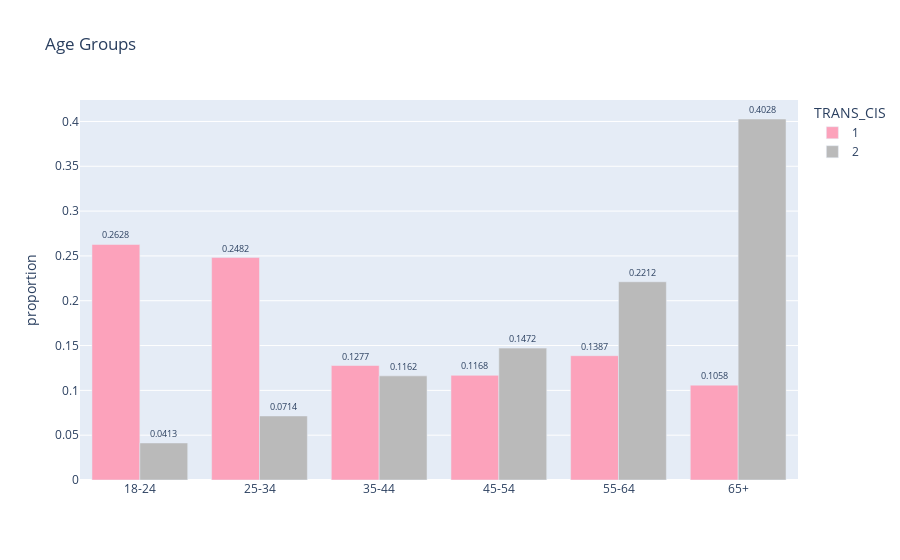

The notebook cell this image was saved under:
### Code cell
fig = px.bar(age_melt, 
       x='age_group', 
       y='value', 
       color='TRANS_CIS', 
       barmode='group', 
       color_discrete_sequence=['#fca2bb', '#bababa'],
       title='Age Groups',
       text=np.round(age_melt['value'], 4))
fig.update_yaxes(title='proportion')
fig.update_xaxes(title='')
fig.update_traces(textposition='outside', textfont_size=9)

### Figure 1 — Plotly figure (JSON) as saved in the notebook; plotly's stock layout.template omitted (floating-point values rounded to 4 significant figures)
{"data": [{"alignmentgroup": "True", "hovertemplate": "TRANS_CIS=1<br>age_group=%{x}<br>value=%{y}<br>text=%{text}<extra></extra>", "legendgroup": "1", "marker": {"color": "#fca2bb", "pattern": {"shape": ""}}, "name": "1", "offsetgroup": "1", "orientation": "v", "showlegend": true, "text": [0.2628, 0.2482, 0.1277, 0.1168, 0.1387, 0.1058], "textfont": {"size": 9}, "textposition": "outside", "type": "bar", "x": ["18-24", "25-34", "35-44", "45-54", "55-64", "65+"], "xaxis": "x", "y": [0.2628, 0.2482, 0.1277, 0.1168, 0.1387, 0.1058], "yaxis": "y"}, {"alignmentgroup": "True", "hovertemplate": "TRANS_CIS=2<br>age_group=%{x}<br>value=%{y}<br>text=%{text}<extra></extra>", "legendgroup": "2", "marker": {"color": "#bababa", "pattern": {"shape": ""}}, "name": "2", "offsetgroup": "2", "orientation": "v", "showlegend": true, "text": [0.0413, 0.0714, 0.1162, 0.1472, 0.2212, 0.4028], "textfont": {"size": 9}, "textposition": "outside", "type": "bar", "x": ["18-24", "25-34", "35-44", "45-54", "55-64", "65+"], "xaxis": "x", "y": [0.04131, 0.07143, 0.1162, 0.1472, 0.2212, 0.4028], "yaxis": "y"}], "layout": {"barmode": "group", "legend": {"title": {"text": "TRANS_CIS"}, "tracegroupgap": 0}, "title": {"text": "Age Groups"}, "xaxis": {"anchor": "y", "domain": [0, 1], "title": {"text": ""}}, "yaxis": {"anchor": "x", "domain": [0, 1], "title": {"text": "proportion"}}}}
